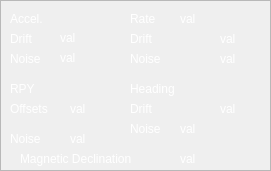
    <widget class="QFrame" name="frame_5">
     <property name="geometry">
      <rect>
       <x>350</x>
       <y>140</y>
       <width>271</width>
       <height>171</height>
      </rect>
     </property>
     <property name="frameShape">
      <enum>QFrame::StyledPanel</enum>
     </property>
     <property name="frameShadow">
      <enum>QFrame::Raised</enum>
     </property>
     <widget class="QLabel" name="label_27">
      <property name="geometry">
       <rect>
        <x>130</x>
        <y>10</y>
        <width>61</width>
        <height>17</height>
       </rect>
      </property>
      <property name="styleSheet">
       <string notr="true">color: rgb(255, 255, 255);</string>
      </property>
      <property name="text">
       <string>Rate</string>
      </property>
     </widget>
     <widget class="QLabel" name="label_28">
      <property name="geometry">
       <rect>
        <x>10</x>
        <y>30</y>
        <width>91</width>
        <height>17</height>
       </rect>
      </property>
      <property name="styleSheet">
       <string notr="true">color: rgb(255, 255, 255);</string>
      </property>
      <property name="text">
       <string>Drift</string>
      </property>
     </widget>
     <widget class="QLabel" name="label_29">
      <property name="geometry">
       <rect>
        <x>10</x>
        <y>50</y>
        <width>61</width>
        <height>17</height>
       </rect>
      </property>
      <property name="styleSheet">
       <string notr="true">color: rgb(255, 255, 255);</string>
      </property>
      <property name="text">
       <string>Noise</string>
      </property>
     </widget>
     <widget class="QLabel" name="label_30">
      <property name="geometry">
       <rect>
        <x>10</x>
        <y>100</y>
        <width>81</width>
        <height>17</height>
       </rect>
      </property>
      <property name="styleSheet">
       <string notr="true">color: rgb(255, 255, 255);</string>
      </property>
      <property name="text">
       <string>Offsets</string>
      </property>
     </widget>
     <widget class="QLabel" name="label_31">
      <property name="geometry">
       <rect>
        <x>130</x>
        <y>30</y>
        <width>91</width>
        <height>17</height>
       </rect>
      </property>
      <property name="styleSheet">
       <string notr="true">color: rgb(255, 255, 255);</string>
      </property>
      <property name="text">
       <string>Drift</string>
      </property>
     </widget>
     <widget class="QLabel" name="label_32">
      <property name="geometry">
       <rect>
        <x>130</x>
        <y>50</y>
        <width>91</width>
        <height>17</height>
       </rect>
      </property>
      <property name="styleSheet">
       <string notr="true">color: rgb(255, 255, 255);</string>
      </property>
      <property name="text">
       <string>Noise</string>
      </property>
     </widget>
     <widget class="QLabel" name="label_33">
      <property name="geometry">
       <rect>
        <x>10</x>
        <y>10</y>
        <width>61</width>
        <height>17</height>
       </rect>
      </property>
      <property name="styleSheet">
       <string notr="true">color: rgb(255, 255, 255);</string>
      </property>
      <property name="text">
       <string>Accel.</string>
      </property>
     </widget>
     <widget class="QLabel" name="label_34">
      <property name="geometry">
       <rect>
        <x>130</x>
        <y>100</y>
        <width>91</width>
        <height>17</height>
       </rect>
      </property>
      <property name="styleSheet">
       <string notr="true">color: rgb(255, 255, 255);</string>
      </property>
      <property name="text">
       <string>Drift</string>
      </property>
     </widget>
     <widget class="QLabel" name="label_35">
      <property name="geometry">
       <rect>
        <x>130</x>
        <y>120</y>
        <width>91</width>
        <height>17</height>
       </rect>
      </property>
      <property name="styleSheet">
       <string notr="true">color: rgb(255, 255, 255);</string>
      </property>
      <property name="text">
       <string>Noise</string>
      </property>
     </widget>
     <widget class="QLabel" name="label_36">
      <property name="geometry">
       <rect>
        <x>130</x>
        <y>80</y>
        <width>91</width>
        <height>17</height>
       </rect>
      </property>
      <property name="styleSheet">
       <string notr="true">color: rgb(255, 255, 255);</string>
      </property>
      <property name="text">
       <string>Heading</string>
      </property>
     </widget>
     <widget class="QLabel" name="label_37">
      <property name="geometry">
       <rect>
        <x>10</x>
        <y>80</y>
        <width>81</width>
        <height>17</height>
       </rect>
      </property>
      <property name="styleSheet">
       <string notr="true">color: rgb(255, 255, 255);</string>
      </property>
      <property name="text">
       <string>RPY</string>
      </property>
     </widget>
     <widget class="QLabel" name="label_38">
      <property name="geometry">
       <rect>
        <x>10</x>
        <y>130</y>
        <width>81</width>
        <height>17</height>
       </rect>
      </property>
      <property name="styleSheet">
       <string notr="true">color: rgb(255, 255, 255);</string>
      </property>
      <property name="text">
       <string>Noise</string>
      </property>
     </widget>
     <widget class="QLabel" name="imu_update_rate">
      <property name="geometry">
       <rect>
        <x>180</x>
        <y>10</y>
        <width>41</width>
        <height>17</height>
       </rect>
      </property>
      <property name="styleSheet">
       <string notr="true">color: rgb(255, 255, 255);</string>
      </property>
      <property name="text">
       <string>val</string>
      </property>
     </widget>
     <widget class="QLabel" name="imu_rate_drift">
      <property name="geometry">
       <rect>
        <x>220</x>
        <y>30</y>
        <width>41</width>
        <height>17</height>
       </rect>
      </property>
      <property name="styleSheet">
       <string notr="true">color: rgb(255, 255, 255);</string>
      </property>
      <property name="text">
       <string>val</string>
      </property>
     </widget>
     <widget class="QLabel" name="imu_rate_noise">
      <property name="geometry">
       <rect>
        <x>220</x>
        <y>50</y>
        <width>41</width>
        <height>17</height>
       </rect>
      </property>
      <property name="styleSheet">
       <string notr="true">color: rgb(255, 255, 255);</string>
      </property>
      <property name="text">
       <string>val</string>
      </property>
     </widget>
     <widget class="QLabel" name="imu_heading_drift">
      <property name="geometry">
       <rect>
        <x>220</x>
        <y>100</y>
        <width>41</width>
        <height>17</height>
       </rect>
      </property>
      <property name="styleSheet">
       <string notr="true">color: rgb(255, 255, 255);</string>
      </property>
      <property name="text">
       <string>val</string>
      </property>
     </widget>
     <widget class="QLabel" name="imu_heading_noise">
      <property name="geometry">
       <rect>
        <x>180</x>
        <y>120</y>
        <width>41</width>
        <height>17</height>
       </rect>
      </property>
      <property name="styleSheet">
       <string notr="true">color: rgb(255, 255, 255);</string>
      </property>
      <property name="text">
       <string>val</string>
      </property>
     </widget>
     <widget class="QLabel" name="imu_accel_drift">
      <property name="geometry">
       <rect>
        <x>60</x>
        <y>30</y>
        <width>41</width>
        <height>16</height>
       </rect>
      </property>
      <property name="styleSheet">
       <string notr="true">color: rgb(255, 255, 255);</string>
      </property>
      <property name="text">
       <string>val</string>
      </property>
     </widget>
     <widget class="QLabel" name="imu_accel_noise">
      <property name="geometry">
       <rect>
        <x>60</x>
        <y>50</y>
        <width>41</width>
        <height>16</height>
       </rect>
      </property>
      <property name="styleSheet">
       <string notr="true">color: rgb(255, 255, 255);</string>
      </property>
      <property name="text">
       <string>val</string>
      </property>
     </widget>
     <widget class="QLabel" name="imu_rpy_offsets">
      <property name="geometry">
       <rect>
        <x>70</x>
        <y>100</y>
        <width>41</width>
        <height>17</height>
       </rect>
      </property>
      <property name="styleSheet">
       <string notr="true">color: rgb(255, 255, 255);</string>
      </property>
      <property name="text">
       <string>val</string>
      </property>
     </widget>
     <widget class="QLabel" name="imu_noise">
      <property name="geometry">
       <rect>
        <x>70</x>
        <y>130</y>
        <width>51</width>
        <height>17</height>
       </rect>
      </property>
      <property name="styleSheet">
       <string notr="true">color: rgb(255, 255, 255);</string>
      </property>
      <property name="text">
       <string>val</string>
      </property>
     </widget>
     <widget class="QLabel" name="label_63">
      <property name="geometry">
       <rect>
        <x>20</x>
        <y>150</y>
        <width>151</width>
        <height>17</height>
       </rect>
      </property>
      <property name="styleSheet">
       <string notr="true">color: rgb(255, 255, 255);</string>
      </property>
      <property name="text">
       <string>Magnetic Declination</string>
      </property>
     </widget>
     <widget class="QLabel" name="label_64">
      <property name="geometry">
       <rect>
        <x>180</x>
        <y>150</y>
        <width>51</width>
        <height>17</height>
       </rect>
      </property>
      <property name="styleSheet">
       <string notr="true">color: rgb(255, 255, 255);</string>
      </property>
      <property name="text">
       <string>val</string>
      </property>
     </widget>
     <zorder>label_27</zorder>
     <zorder>label_28</zorder>
     <zorder>label_29</zorder>
     <zorder>label_30</zorder>
     <zorder>label_31</zorder>
     <zorder>label_32</zorder>
     <zorder>label_33</zorder>
     <zorder>label_34</zorder>
     <zorder>label_35</zorder>
     <zorder>label_36</zorder>
     <zorder>label_37</zorder>
     <zorder>label_38</zorder>
     <zorder>imu_update_rate</zorder>
     <zorder>imu_rate_drift</zorder>
     <zorder>imu_rate_noise</zorder>
     <zorder>imu_heading_drift</zorder>
     <zorder>imu_heading_noise</zorder>
     <zorder>imu_accel_drift</zorder>
     <zorder>imu_accel_noise</zorder>
     <zorder>imu_rpy_offsets</zorder>
     <zorder>imu_noise</zorder>
     <zorder>label_63</zorder>
     <zorder>label_64</zorder>
     <zorder>setup_group</zorder>
    </widget>
